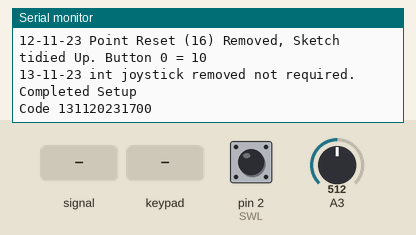
Simulated run of this sketch. Board: Arduino Uno, built with avr-gcc and run on an emulated ATmega328P. Shown: the last lines printed to the serial monitor. The inputs (shaded band) are chosen by the test bench; at power-on: pin 2 (SWL) HIGH, A3 = 512. No radio packets arrive unless stated.

Above: at 1.3 s.
1.4 s: A3 fed a 200 Hz sine of ±81 counts around its level
At 1.47 s:
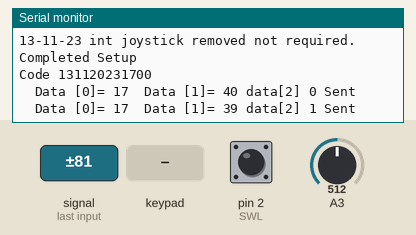
2.9 s: pin 2 (SWL) pulled LOW for 0.15 s
At 2.95 s:
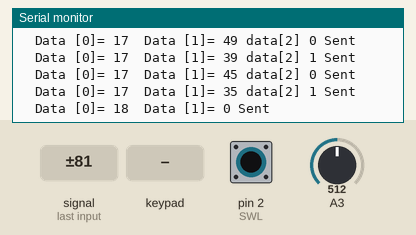
4.5 s: key '1' pressed
At 4.53 s:
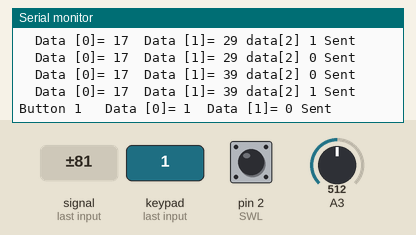
6.0 s: keypad keys 0 0 0 5 1 # pressed 0.4 s apart
At 8.12 s:
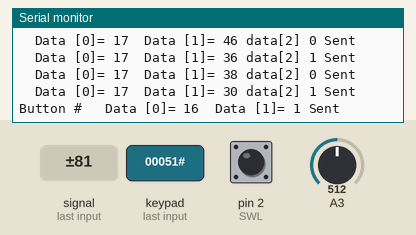
9.9 s: A3 set to 716
At 9.91 s:
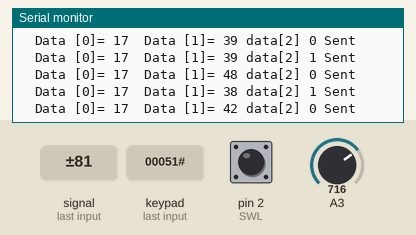
12.9 s: key 'A' pressed
At 12.93 s:
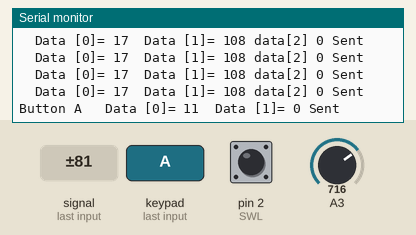
Timing chart, 0 to 15.4 s (numbered marks = the images above; inputs shaded):
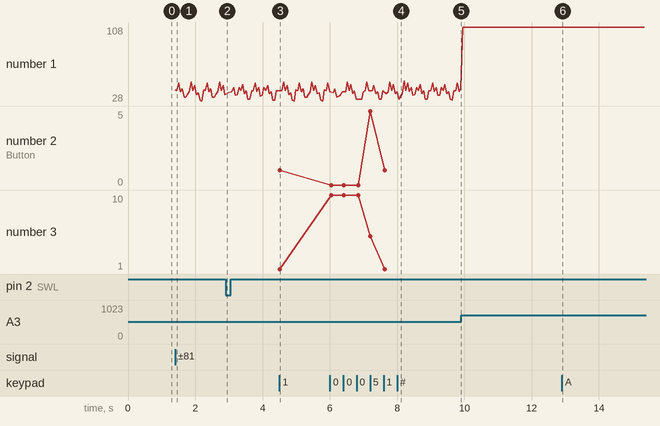

The sketch:

Keypad_NRF24_16_KeysPad_JoyStick_UNO.ino
```cpp
#include <Wire.h>
#include  <SPI.h>
#include "RF24.h"
const byte address[6] = "00051";
int data[4] = {0, 0, 0, 0}; //Data Array to be Sent:
RF24 radio(7,8);
#include <Keypad.h>

const byte ROWS = 4; //four rows
const byte COLS = 4; //four columns
//define the cymbols on the buttons of the keypads
char hexaKeys[ROWS][COLS] = {
  {'1','2','3','A'},
  {'4','5','6','B'},
  {'7','8','9','C'},
  {'*','0','#','D'} //Keys (Number) Action:
                    //Button 0 (10) Point Reset:
                    //Button 1 to 9 Point Open-Close:
                    //Button A (11) Signal Tunnel:
                    //Button B (13) Signal Goods Yard:
                    //Button D (12) Street Lights on-off:
                    //Button C (14) Not Used:
                    //Button * (15) Not Used:
                    //Button # (16)  Not Used:
                    //JoyStick (17) Joystick Left/Right Turn Table:
                    //JoyStick (18) Button Stop Turn Table Stop:
};
byte rowPins[ROWS] = {A0, A1, A2, 6}; //connect to the row pinouts of the keypad
byte colPins[COLS] = {5, 4, 3, 9}; //connect to the column pinouts of the keypad
Keypad customKeypad = Keypad( makeKeymap(hexaKeys), rowPins, colPins, ROWS, COLS);
int buttonstate1 = 1, buttonstate2 = 1, buttonstate3 = 0, buttonstate4 = 1, buttonstate5 = 0, buttonstate6 = 1;
int buttonstate7 = 1, buttonstate8 = 0, buttonstate9 = 0, buttonstate10 = 0, buttonstateA = 1, buttonstateB = 0;
int buttonstateC = 0, buttonstateD = 0, buttonstateE = 0, buttonstateF = 0;
int SWL = 2;
int DL = 50; //Delay:

void setup(){
  Serial.begin(115200);
  delay(100);
  Serial.println("In Setup");
  Wire.begin();
  radio.begin();
  radio.openWritingPipe(address);
  pinMode(SWL, INPUT_PULLUP);
  nRF24();
 }
void nRF24()
 {
  Serial.println("nRF Tranciver");
  Serial.println("1 = GRN  Black");
  Serial.println("2 = 3.3v Red");
  Serial.println("3 = CE   Pin 7  Blue");
  Serial.println("4 = CSN  Pin 8  Breen");
  Serial.println("5 = SCK  Pin 13 Yellow");
  Serial.println("6 = MOSI Pin 11 White");
  Serial.println("7 = MISO Pin 12 Orange");
  Serial.println(" _______________________");
  Serial.println("| 1 | 2 |              |");
  Serial.println("| 3 | 4 |              |");
  Serial.println("| 5 | 6 |              |");
  Serial.println("|_7_|___|______________|");
  Serial.println("11-04-23 Button B Now '13' Button C Now '12'.");
  Serial.println("15-05-23 JoyStick & SWL Added");
  Serial.println("16-05-23 Baud Rate 9600 to 115200");
  Serial.println("23-05-23 JoyStick (A3) data[2] Added to Print Out");
  Serial.println("27-09-23 Pin2 and Pin9 Swapped");
  Serial.println("04-10-23 data[1] = map(*** 70, 255 to (data[1] = map(*** 30, 255");
  Serial.println("04-10-23 Button # (16) now Button 0 (16) Point Reset");
  Serial.println("12-11-23 Point Reset (16) Removed, Sketch tidied Up. Button 0 = 10");
  Serial.println("13-11-23 int joystick removed not required.");
  Serial.println("Completed Setup\n");
  Serial.println("Code 131120231700");
 }

void loop(){
  char customKey = customKeypad.getKey();

  if (customKey =='1')
  {
    buttonstate1 = !buttonstate1;
    data[0] = 1;
    data[1] = buttonstate1;
   radio.write( data, sizeof(data) );
   Serial.print("Button 1 ");
   Serial.print("  Data [0]= ");
   Serial.print(data[0]);
   Serial.print("  Data [1]= ");
   Serial.print(data[1]);
   Serial.println(" Sent ");
  delay(DL);

  }
  if (customKey =='2')
  {
    buttonstate2 = !buttonstate2;
    data[0] = 2;
    data[1] = buttonstate2;
   radio.write( data, sizeof(data) );
   Serial.print("Button 2 ");
   Serial.print("  Data [0]= ");
   Serial.print(data[0]);
   Serial.print("  Data [1]= ");
   Serial.print(data[1]);
   Serial.println(" Sent ");
  delay(DL);
  }
    if (customKey =='3')
  {
    buttonstate3 = !buttonstate3;
    data[0] = 3;
    data[1] = buttonstate3;
   radio.write( data, sizeof(data) );
   Serial.print("Button 3 ");
   Serial.print("  Data [0]= ");
   Serial.print(data[0]);
   Serial.print("  Data [1]= ");
   Serial.print(data[1]);
   Serial.println(" Sent ");
   delay(DL);
  }
  if (customKey =='4')
  {
   buttonstate4 = !buttonstate4;
    data[0] = 4;
    data[1] = buttonstate4;
   radio.write( data, sizeof(data) );
   Serial.print("Button 4 ");
   Serial.print("  Data [0]= ");
   Serial.print(data[0]);
   Serial.print("  Data [1]= ");
   Serial.print(data[1]);
   Serial.println(" Sent ");
  delay(DL);
  }
  if (customKey =='5')
  {
     buttonstate5 = !buttonstate5;
    data[0] = 5;
    data[1] = buttonstate5;
   radio.write( data, sizeof(data) );
   Serial.print("Button 5 ");
   Serial.print("  Data [0]= ");
   Serial.print(data[0]);
   Serial.print("  Data [1]= ");
   Serial.print(data[1]);
   Serial.println(" Sent ");
  delay(DL);
  }
  if (customKey =='6')
  {
    buttonstate6 = !buttonstate6;
    data[0] = 6;
    data[1] = buttonstate6;
   radio.write( data, sizeof(data) );
   Serial.print("Button 6 ");
   Serial.print("  Data [0]= ");
   Serial.print(data[0]);
   Serial.print("  Data [1]= ");
   Serial.print(data[1]);
   Serial.println(" Sent ");
  delay(DL);
  }
  if (customKey =='7')
  {
    buttonstate7 = !buttonstate7;
    data[0] = 7;
    data[1] = buttonstate7;
   radio.write( data, sizeof(data) );
   Serial.print("Button 7 ");
   Serial.print("  Data [0]= ");
   Serial.print(data[0]);
   Serial.print("  Data [1]= ");
   Serial.print(data[1]);
   Serial.println(" Sent ");
  delay(DL);
  }
  if (customKey =='8')
  {
    buttonstate8 = !buttonstate8;
    data[0] = 8;
    data[1] = buttonstate8;
   radio.write( data, sizeof(data) );
   Serial.print("Button 8 ");
   Serial.print("  Data [0]= ");
   Serial.print(data[0]);
   Serial.print("  Data [1]= ");
   Serial.print(data[1]);
   Serial.println(" Sent ");
  delay(DL);
  }
  if (customKey =='9')
  {
     buttonstate9 = !buttonstate9;
    data[0] = 9;
    data[1] = buttonstate9;
   radio.write( data, sizeof(data) );
   Serial.print("Button 9 ");
   Serial.print("  Data [0]= ");
   Serial.print(data[0]);
   Serial.print("  Data [1]= ");
   Serial.print(data[1]);
   Serial.println(" Sent ");
  delay(DL);
  }
  if (customKey =='0')
  {
     buttonstate10 = !buttonstate10;
    data[0] = 10;
    data[1] = buttonstate10;
   radio.write( data, sizeof(data) ); //Point Reset (16) Removed
   Serial.print("Button 0 ");
   Serial.print("  Data [0]= ");
   Serial.print(data[0]);
   Serial.print("  Data [1]= ");
   Serial.print(data[1]);
   Serial.println(" Sent ");
  delay(DL);
  }
  if (customKey =='A')
  {
    buttonstateA = !buttonstateA;
    data[0] = 11;
    data[1] = buttonstateA;
   radio.write( data, sizeof(data) );
   Serial.print("Button A ");
   Serial.print("  Data [0]= ");
   Serial.print(data[0]);
   Serial.print("  Data [1]= ");
   Serial.print(data[1]);
   Serial.println(" Sent ");
  delay(DL);
  }
  if (customKey =='B')
  {
    buttonstateB = !buttonstateB;
    data[0] = 13; //Button B Now '13' Not '12'
    data[1] = buttonstateB;
   radio.write( data, sizeof(data) );
   Serial.print("Button B ");
   Serial.print("  Data [0]= ");
   Serial.print(data[0]);
   Serial.print("  Data [1]= ");
   Serial.print(data[1]);
   Serial.println(" Sent ");
  delay(DL);
  }
  if (customKey =='C')
  {
    buttonstateC = !buttonstateC;
    data[0] = 12; //Button C Now '12' Not '13'
    data[1] = buttonstateC;
   radio.write( data, sizeof(data) );
   Serial.print("Button C ");
   Serial.print("  Data [0]= ");
   Serial.print(data[0]);
   Serial.print("  Data [1]= ");
   Serial.print(data[1]);
   Serial.println(" Sent ");
  delay(DL);
  }
  if (customKey =='D')
  {
    buttonstateD = !buttonstateD;
    data[0] = 14;
    data[1] = buttonstateD;
   radio.write( data, sizeof(data) );
   Serial.print("Button D ");
   Serial.print("  Data [0]= ");
   Serial.print(data[0]);
   Serial.print("  Data [1]= ");
   Serial.print(data[1]);
   Serial.println(" Sent ");
  delay(DL);
  }
  if (customKey =='*')
  {
    buttonstateE = !buttonstateE;
    data[0] = 15;
    data[1] = buttonstateE;
   radio.write( data, sizeof(data) );
   Serial.print("Button * ");
    Serial.print("  Data [0]= ");
   Serial.print(data[0]);
   Serial.print("  Data [1]= ");
   Serial.print(data[1]);
   Serial.println(" Sent ");
  delay(DL);
  }
  if (customKey =='#')
  {
     buttonstateF = !buttonstateF;
    data[0] = 16;
    data[1] = buttonstateF;
   //radio.write( data, sizeof(data) );
   Serial.print("Button # ");
   Serial.print("  Data [0]= ");
   Serial.print(data[0]);
   Serial.print("  Data [1]= ");
   Serial.print(data[1]);
   Serial.println(" Sent ");
  delay(DL);
  }
  if (analogRead(A3) > 550) //Joystick CW:
 {
int CW = (analogRead(A3));
 data[0] = 17;
 data[1] = map(CW, 550, 1023, 30, 255);
 data[2] = 0;
   radio.write( data, sizeof(data) );
   Serial.print("  Data [0]= ");
   Serial.print(data[0]);
   Serial.print("  Data [1]= ");
   Serial.print(data[1]);
   Serial.print(" data[2] ");
   Serial.print(data[2]);
   Serial.println(" Sent ");
  delay(DL);
 }
 if (analogRead(A3) < 450) //Joystick CCW:
 {
int CCW = (analogRead(A3));
 data[0] = 17;
 data[1] = map(CCW, 450, 0, 30, 255);
 data[2] = 1;
   radio.write( data, sizeof(data) );
   Serial.print("  Data [0]= ");
   Serial.print(data[0]);
   Serial.print("  Data [1]= ");
   Serial.print(data[1]);
   Serial.print(" data[2] ");
   Serial.print(data[2]);
   Serial.println(" Sent ");
  delay(DL);
 }
 if (digitalRead(SWL) == LOW) //Top Button Clossed Serial.print(digitalRead(SW_pin))
 {
 data[0] = 18;
 data[1] = 0;
 data[2] = data[2];
 radio.write( data, sizeof(data) );
   Serial.print("  Data [0]= ");
   Serial.print(data[0]);
   Serial.print("  Data [1]= ");
   Serial.print(data[1]);
   Serial.println(" Sent ");
  delay(DL);
 }
}
```

Measured:
- after the input at 1.4 s, the serial monitor: prints a new line at once (image 1)
- after the input at 2.9 s, the serial monitor: prints a new line at once (image 2)
- after the input at 4.5 s, the serial monitor: prints a new line at once (image 3)
- after the input at 6.0 s, the serial monitor: prints a new line after 0.05 s (image 4)
- after the input at 12.9 s, the serial monitor: prints a new line at once (image 6)
- plotted number 1: 42 → 108 after the input at 9.9 s
